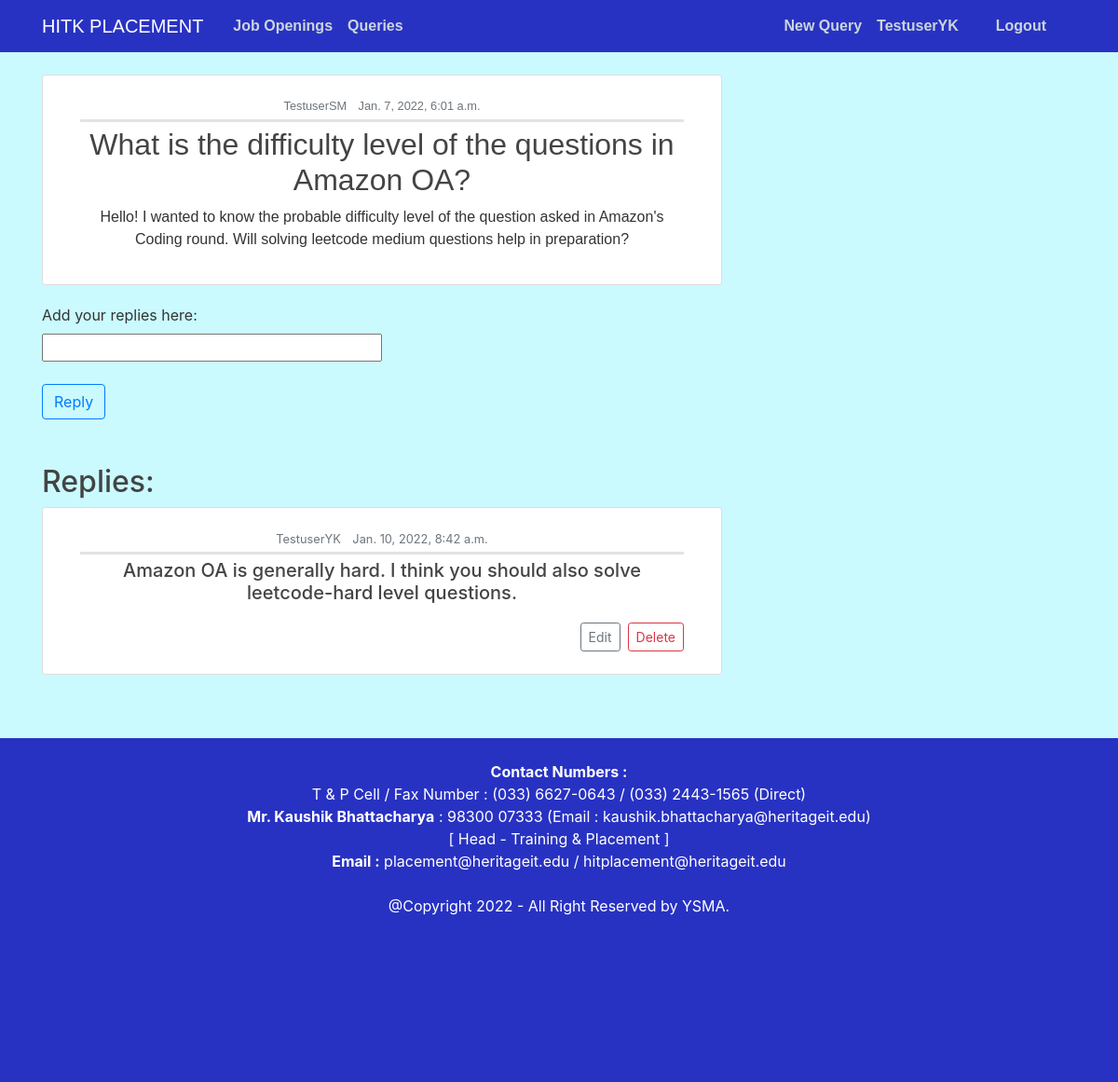
Page /askAQuery/query/5/ (signed in) on the committed database.
### users/models.py (models this page shows, shortened)
class Profile(models.Model):
	user = models.OneToOneField(User, on_delete = models.CASCADE)
	yearOfpassing = models.IntegerField(default=2022)
	image = models.ImageField(default = 'default.jpg',upload_to='profile_pics')
	def __str__(self):
		return f'{self.user.username}'

### askAQuery/models.py (models this page shows, shortened)
class Query(models.Model):
	question = models.CharField(max_length=500)
	author = models.ForeignKey(User,on_delete=models.CASCADE)
	datePosted = models.DateTimeField(default=timezone.now)
	description = models.TextField()

class CommentOnQuery(models.Model):
	author = models.ForeignKey(User,on_delete=models.CASCADE)
	datePosted = models.DateTimeField(default=timezone.now)
	comment = models.CharField(max_length=800)
	query = models.ForeignKey(Query,on_delete=models.CASCADE)

### askAQuery/views.py (the view, shortened to what this page needs)
# urls.py: path('query/<int:pk>/', views.detailView, name='query-detail'),
@login_required
def detailView(request,pk):
	query = Query.objects.filter(id=pk).first()
	replies = CommentOnQuery.objects.filter(query=query).order_by('-datePosted')
	context = {
		'query':query,
		'replies':replies,
		'title':query.question,
	}
	return render(request,'askAQuery/detailView.html',context)

### askAQuery/templates/askAQuery/detailView.html (shortened to what this page needs)
{% extends "home/base.html" %}
{% block content %}
    <article class="media old-content-section p2">
            <div class="media-body">
                <div class="article-metadata">
                    <small class="text-muted mr-2">{{ query.author }}</small>
                    <small class="text-muted">{{ query.datePosted }}</small>
                </div>
                <h2><a class="article-title" href="#">{{ query.question }}</a></h2>
                <p>{{ query.description }}</p>
            </div>
        </article>
    <form method="POST">
        <label for="reply">Add your replies here:</label><br>
        <input type="text" name="reply" id="reply" style="width: 50%;" required>
        <br><br>
        <button class="btn btn-outline-primary" type="submit">Reply</button>
    </form>
    <br><br>
    <h2>Replies:</h2>
    {% for reply in replies %}
        <article class="media old-content-section">
            <div class="media-body">
                <div class="article-metadata">
                    <small class="text-muted mr-2">{{ reply.author.username }}</small>
                    <small class="text-muted">{{ reply.datePosted }}</small>
                </div>
                <h5>
                    <p>{{ reply.comment }}</p>
                </h5>
                {% if user.id == reply.author.id %}
                        <div>
                            <a class="btn btn-outline-danger float-right btn-sm mt-1 mb-1" href="{% url 'qcomment-delete' query.id reply.id %}">Delete</a>
                            <a class="btn btn-outline-secondary float-right btn-sm mt-1 mb-1 mr-2" href="{% url 'qcomment-update' query.id reply.id %}">Edit</a>
                        </div>
                {% endif %}
            </div>
        </article>
    {% endfor %}
{% endblock content %}

### home/templates/home/base.html (shortened to what this page needs)
{% load static %}
<!DOCTYPE html>
<html>
    <head>
        <link rel="stylesheet" href="https://stackpath.bootstrapcdn.com/bootstrap/4.3.1/css/bootstrap.min.css">
        <link rel="stylesheet" type="text/css" href="{% static 'home/main.css' %}">
    </head>
    <body style=" background-color: #cafafe;">
        <div class="page-container">
        <header class="site-header">
            <nav class="navbar navbar-expand-md navbar-dark bg-steel fixed-top">
                <div class="container p2">
                    <a class="navbar-brand mr-4 " href="{% url 'placement-website-home' %}">HITK PLACEMENT</a>
                    <div class="collapse navbar-collapse" id="navbarToggle">
                        <div class="navbar-nav mr-auto">
                            {% if user.is_authenticated %}
                                <a class="nav-item nav-link" href="{% url 'placement-website-posts' %}"><b>Job Openings</b></a>
                                <a class="nav-item nav-link" href="{% url 'placement-website-askAQuery' %}"><b>Queries</b></a>
                            {% endif %}
                        </div>
                        <div class="navbar-nav">
                            {% if user.is_authenticated %}
                                <a class="nav-item nav-link" href="{% url 'query-create' %}"><b>New Query</b></a>
                                <a class="nav-item nav-link mr-4" href="{% url 'profile' %}"><b>{{user.profile}}</b></a>
                                <a class="nav-item nav-link mr-4" href="{% url 'logout' %}"><b>Logout</b></a>
                            {% else %}
                                <a class="nav-item nav-link" href="{% url 'login' %}"><b>Login</b></a>
                                <a class="nav-item nav-link mr-4" href="{% url 'register' %}"><b>Register</b></a>
                            {% endif %}
                        </div>
                    </div>
                </div>
            </nav>
        </header>
        <main role="main" class="container">
            <div class="row">
                <div class="col-md-8">
                    {% block content %}{% endblock %}
                </div>
                </div>
            </main>
            <br>
            <br>
        </div>
            <footer>
                   <br>
                   <b>Contact Numbers :</b><br>
                        T & P Cell / Fax Number : (033) 6627-0643 / (033) 2443-1565 (Direct)
                    <br>
                    <b>Mr. Kaushik Bhattacharya</b> : 98300 07333 (Email : kaushik.bhattacharya@heritageit.edu)<br>
                    [ Head - Training & Placement ]
                     <br>
                    <b>Email :</b> placement@heritageit.edu /
                    hitplacement@heritageit.edu
                <br>
                <br> @Copyright 2022 - All Right Reserved by YSMA.
                <br>
            </footer>
    </body>
</html>

### home/static/home/main.css (style rules this page uses)
body { background: #fafafa; color: #333333; margin-top: 5rem; }
h1, h2, h3, h4, h5, h6 { color: #444444; }
.bg-steel { background-color: #2832c2; }
.site-header .navbar-nav .nav-link { color: #cbd5db; }
.old-content-section { background: #ffffff; text-align: center; padding: 20px 40px; border: 1px solid #dddddd; border-radius: 3px; margin-bottom: 20px; }
.article-title { color: #444444; text-align: center; }
.article-metadata { padding-bottom: 3px; margin-bottom: 5px; border-bottom: 3px solid #e3e3e3; }
.page-container { position: relative; min-height: 56vh; }
footer { position: absolute; width: 100%; height: 32%; bottom: 0x; background-color: #2832c2; color: white; text-align: center; }

### home/templates/home/base.html (style rules this page uses)
.p2 { font-family: Arial, Helvetica, sans-serif; }

### rows in the picture
Query: author "TestuserSM", datePosted "Jan. 7, 2022, 6:01 a.m.", question "What is the difficulty level of the questions in Amazon OA?", description "Hello! I wanted to know the probable difficulty level of the question asked in Amazon's Coding round. Will solving leetcode medium questions help in preparation?"
CommentOnQuery: author.username "TestuserYK", datePosted "Jan. 10, 2022, 8:42 a.m.", comment "Amazon OA is generally hard. I think you should also solve leetcode-hard level questions.", shows "Delete"

### other values in the picture
{{ user.profile }} "TestuserYK"
